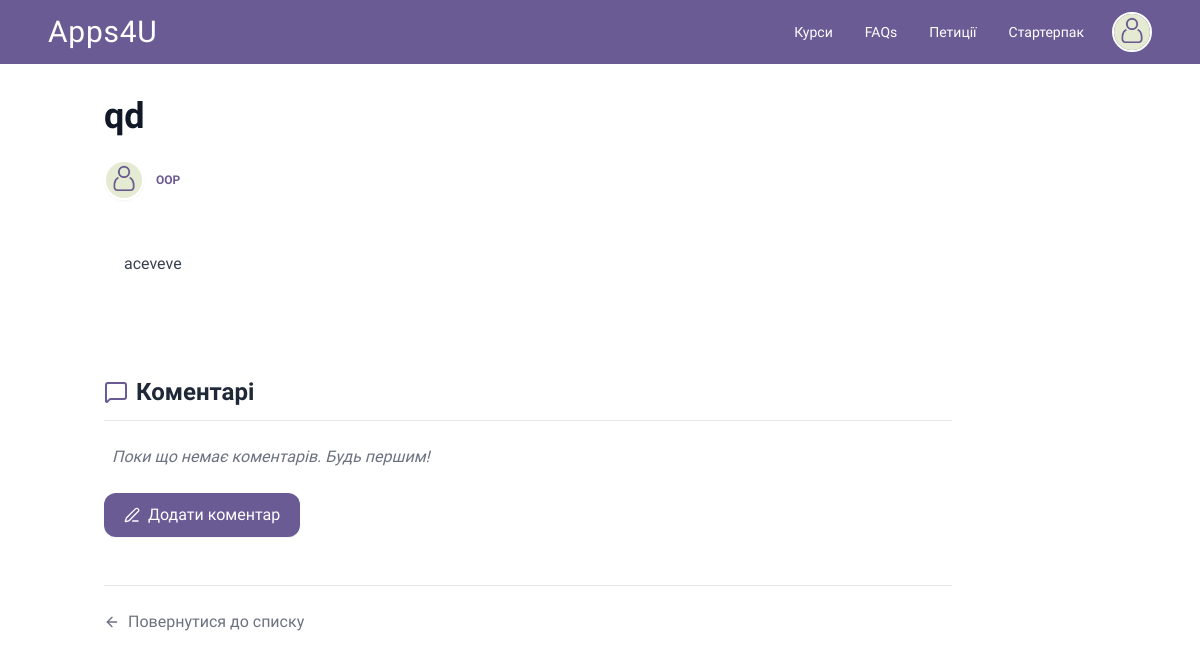
Page /faqs/15/ (signed in) on the earlier database version.
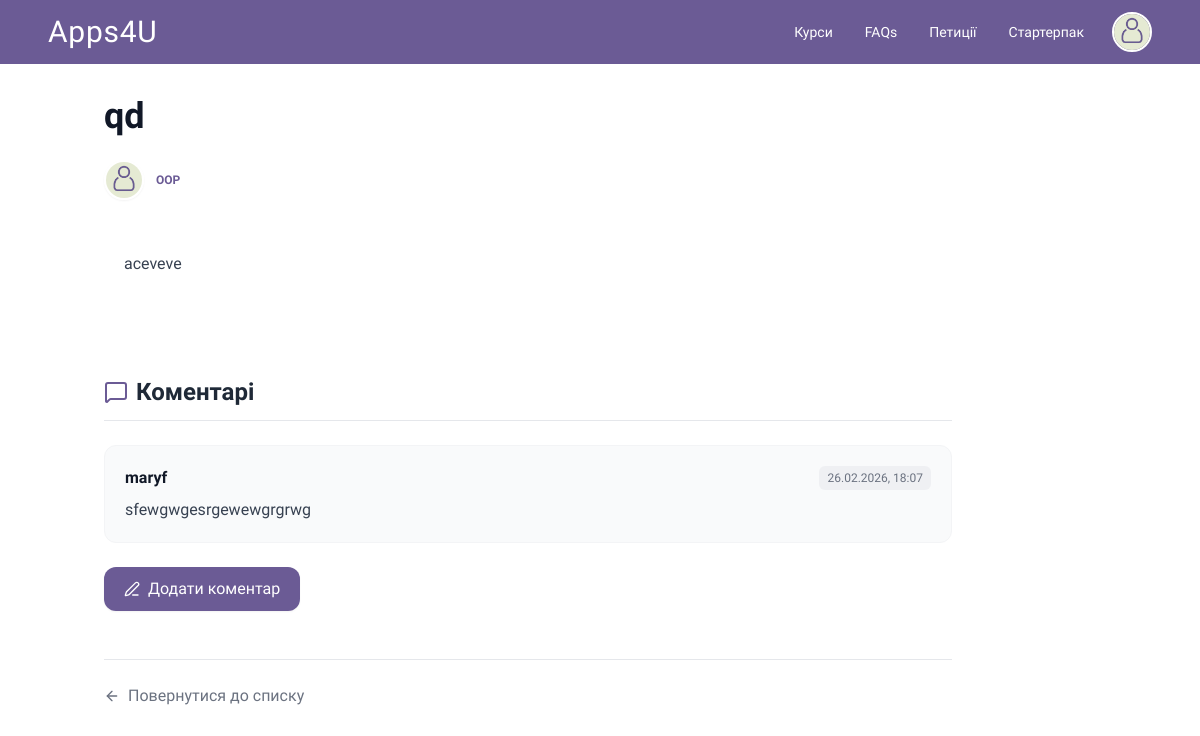
Same page on the later database version.
### faqs/models.py (models this page shows, shortened)
class Answer(models.Model):
    question = models.ForeignKey(Question, related_name='answers', on_delete=models.CASCADE)
    user = models.ForeignKey(User, on_delete=models.CASCADE)
    text = models.TextField()
    created_at = models.DateTimeField(auto_now_add=True)

### faqs/views.py (the view)
# urls.py: path('<int:question_id>/', views.faq_detail, name='faq_detail'),
@login_required
def faq_detail(request, question_id):
    question = get_object_or_404(Question, id=question_id)
    if request.method == "POST":
        form = AnswerForm(request.POST)
        if form.is_valid():
            answer = form.save(commit=False)
            answer.question = question
            answer.user = request.user
            answer.save()
            return redirect('faq_detail', question_id=question.id)
    else:
        form = AnswerForm()
    return render(request, 'faq_detail.html', {'question': question, 'form': form})

### faqs/templates/faq_detail.html (shortened to what this page needs)
{% extends 'base.html' %}
{% block content %}
<div class="max-w-4xl mx-20 px-6 py-12">
    <div class="mb-8 pt-12">
        <h1 class="text-4xl font-extrabold text-gray-900 mb-6">{{ question.title }}</h1>
        <div class="flex items-center gap-3 mb-2">
            <img class="w-10 h-10 rounded-full border-2 border-white shadow-sm"
                src="{{ question.user.profile.icon.url }}" alt="User">
            <div class="flex flex-col leading-tight">
                <span class="text-[#6B5B95] text-xs font-bold uppercase">{{ question.course.title }}</span>
            </div>
        </div>
        <div class="p-5">
            <p class="text-gray-700 whitespace-pre-line">
                {{ question.content }}
            </p>
        </div>
    </div>
    <div class="mb-12">
        <h2 class="text-2xl font-bold text-gray-800 border-b border-gray-200 pb-3 mb-6 flex items-center gap-2">
            <i data-lucide="message-square" class="w-6 h-6 text-[#6B5B95]"></i> Коментарі
        </h2>
        <div class="space-y-4 mb-6">
            {% for answer in question.answers.all %}
            <div class="bg-gray-50 border border-gray-100 rounded-xl p-5 hover:bg-white hover:border-gray-200 transition hover:shadow-sm">
                        <div class="flex justify-between items-start mb-2">
                            <strong class="text-gray-900 font-bold">{{ answer.user }}</strong>
                            <span class="text-xs text-gray-500 bg-gray-200/50 px-2 py-1 rounded-md">{{ answer.created_at|date:"d.m.Y, H:i" }}</span>
                        </div>
                        <p class="text-gray-700 whitespace-pre-line">{{ answer.text }}</p>
                    </div>
            {% empty %}
            <p class="text-gray-500 italic px-2">Поки що немає коментарів. Будь першим!</p>
            {% endfor %}
        </div>
        <a href="{% url 'add_answer' question.id%}" class="inline-flex items-center gap-2 px-5 py-2.5 bg-[#6B5B95] text-white font-medium rounded-xl hover:bg-[#524575] shadow-sm transition">
            <i data-lucide="pen-line" class="w-4 h-4"></i> Додати коментар
        </a>
    </div>
    <div class="border-t border-gray-200 mt-12 pt-6 ">
        <a href="{% url 'faq_list' %}" class="flex items-center gap-2 text-gray-500 hover:text-black transition font-medium">
            <i data-lucide="arrow-left" class="w-4 h-4"></i>
            Повернутися до списку
        </a>
    </div>
</div>
{% endblock %}

Differences in the rows shown:
added Answer: user "maryf", created_at "26.02.2026, 18:07", text "sfewgwgesrgewewgrgrwg"
Other differences:
text no longer shown: "Поки що немає коментарів. Будь першим!"
